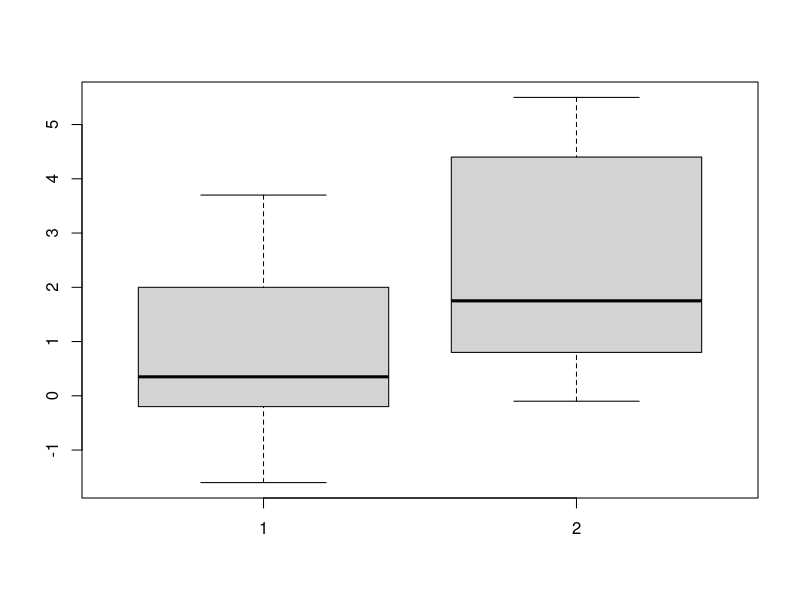
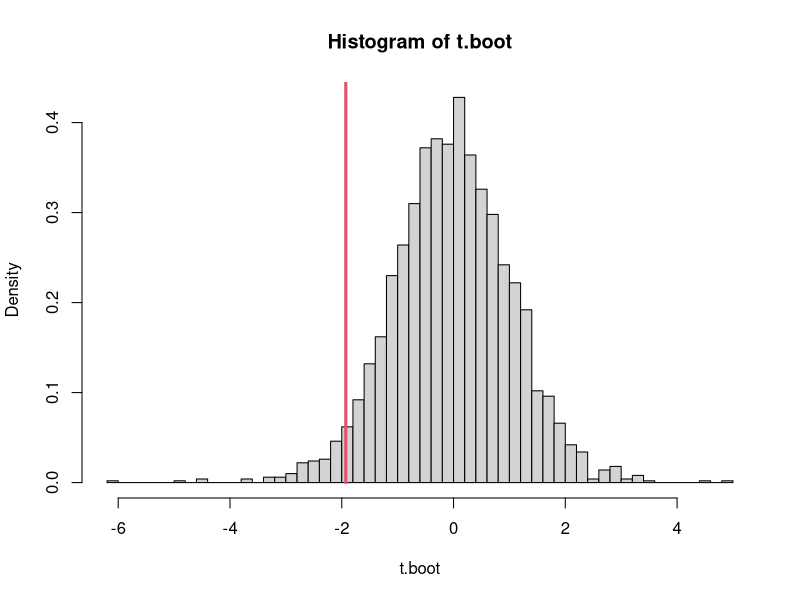
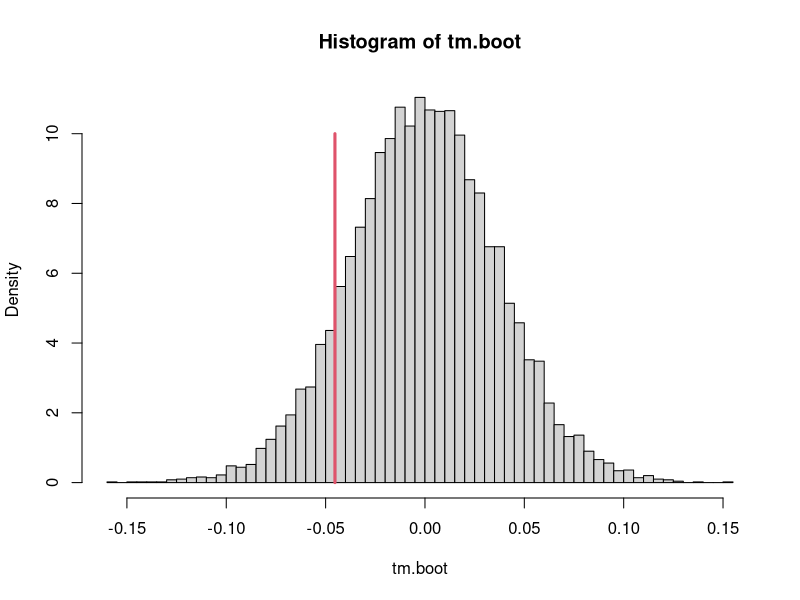
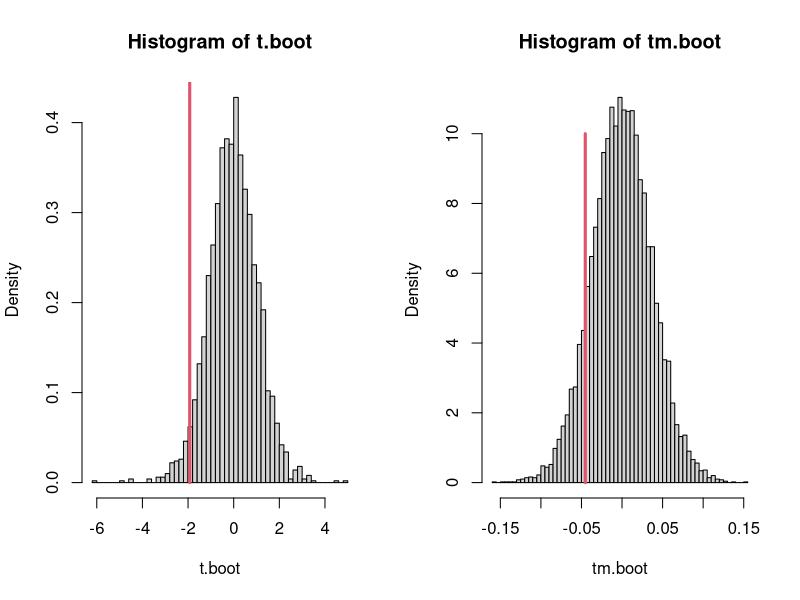

The R script that drew these images, in order:
library(dplyr)

attach(sleep)

extra<- c(0.7,-1.6,-0.2,-1.2,-0.1,3.4,3.7,0.8,0.0,2.0,
          1.9,0.8,1.1,0.1,-0.1,4.4,5.5,1.6,4.6,4.3)
group<-c(rep(1,10),rep(2,10))
ID <- c(1:20)
(sleepdf <- data.frame(extra,group,ID))

# classical two-samples t-test for two independent samples.
#t.test(extra ~ group, var.equal = TRUE) 

(group1 <- sleepdf %>%
    filter(group==1) %>%
    select(extra))

(group2 <- sleepdf %>%
    filter(group==2) %>%
    select(extra))

group1 <- group1$extra
group2 <- group2$extra

## classical test
mean(group1)
mean(group2)

boxplot(group1, group2)

t.test(group1, group2, var.equal = TRUE) 

### ------2.2 -------------------------------------------------------------------
### Non parametric bootstrap test using the two-samples t-test statistic
# as a test statistic.

(t.obs <- t.test(group1, group2)$statistic) # extract test statistic

z <- c(group1, group2)

m <- length(group1)
n <- length(group2)
mn <- m + n

B <- 2500

t.boot <- c(1:B)
for (b in 1:B)
{
  z.b <- sample(z, size=mn, replace=T)
  x.b <- z.b[1:n]
  y.b <- z.b[(n+1):mn]
  t.boot[b]<-t.test(x.b,y.b)$statistic
}

hist(t.boot,nclass=50,probability=T)
lines(c(t.obs,t.obs),c(0,1),lwd=3,col=2)

# bootstrap p value
(Pmc <- (1+sum(t.boot > t.obs))/(B+1))  # 0.9584166


### 2.3 -----------------------------------------------------------------------

# define test statistic tm
group1 <- sleepdf$extra[sleepdf$group == 1]
group2 <- sleepdf$extra[sleepdf$group == 2]
M1 <- median(group1)
M2 <- median(group2)

SM_x <- sum(abs(group1 - M1)) + sum(abs(group2 - M2))
(tm.obs <- (M1 - M2) / SM_x)

(sd.group1 <- sd(group1))
(sd.group2 <- sd(group2))

# Parametric bootstrap
set.seed(1423) 
B <- 10000  
tm.boot <- c(1:B)
(pooled.mean <- mean(c(group1, group2)))


for (b in 1:B) {
  # Simulate new data under the null (common distribution)
  group1.boot <- rnorm(n, pooled.mean, sd.group1)
  group2.boot <- rnorm(n, pooled.mean, sd.group2)
  M1.boot <- median(group1.boot)
  M2.boot <- median(group2.boot)
  SM.boot <- sum(abs(group1.boot - M1.boot)) + sum(abs(group2.boot - M2.boot))
  tm.boot[b] <- (M1.boot - M2.boot) / SM.boot
}

hist(tm.boot,nclass=50,probability=T)
lines(c(tm.obs,tm.obs),c(0,10),lwd=3,col=2)

(pmc <- (1+sum(abs(tm.boot) >= abs(tm.obs)))/(B+1)) 


## 2.4 -----------------------------------------------------------------

par(mfrow = c(1, 2))

hist(t.boot,nclass=50,probability=T)
lines(c(t.obs,t.obs),c(0,1),lwd=3,col=2)

hist(tm.boot,nclass=50,probability=T)
lines(c(tm.obs,tm.obs),c(0,10),lwd=3,col=2)

par(mfrow = c(1, 1))